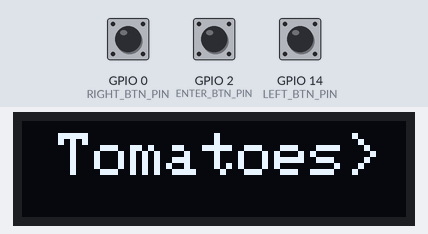
Recording of a sketch running on a simulated ESP8266 (NodeMCU). Parts: 128×32 one-colour display. Inputs (shaded band) come from the test bench; at power-on: GPIO 2 (ENTER_BTN_PIN) HIGH, GPIO 0 (RIGHT_BTN_PIN) HIGH, GPIO 14 (LEFT_BTN_PIN) HIGH. WiFi joins after 1.5 s; servers stay silent unless stated; no MQTT or app messages arrive unless stated; what the sketch prints to the serial monitor is not drawn.

Above: at 3.3 s.
3.4 s: GPIO 2 (ENTER_BTN_PIN) pulled LOW for 1 s
At 4.9 s:
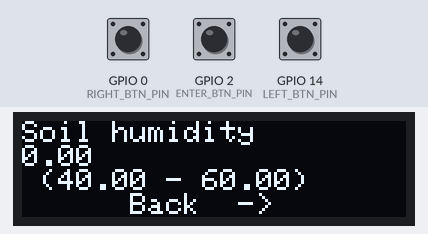
5.0 s: GPIO 0 (RIGHT_BTN_PIN) pulled LOW for 0.15 s
At 6.0 s:
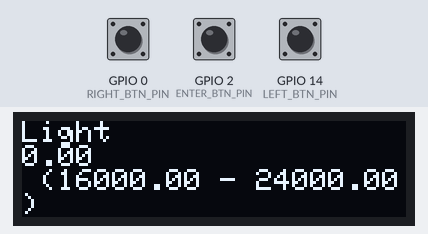
7.0 s: GPIO 0 (RIGHT_BTN_PIN) pulled LOW for 1 s
At 9.2 s:
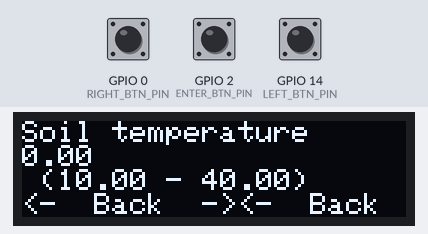
9.5 s: GPIO 14 (LEFT_BTN_PIN) pulled LOW for 0.15 s
At 11.2 s:
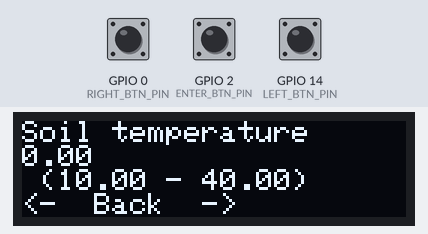
11.5 s: GPIO 2 (ENTER_BTN_PIN) pulled LOW for 0.15 s
At 12.19 s:
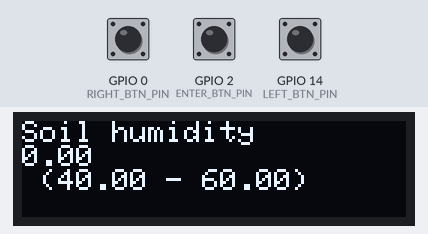
Timing chart, 0 to 14.5 s (numbered marks = the images above; inputs shaded):
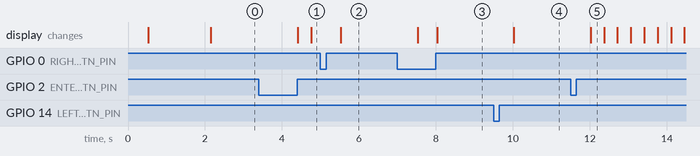

Measured:
- after the input at 3.4 s, the display: first changes after 1.0 s (image 1 shows a later state)
- after the input at 5.0 s, the display: changes after 0.53 s (image 2)
- after the input at 7.0 s, the display: first changes after 0.53 s (image 3 shows a later state)
- after the input at 9.5 s, the display: changes after 0.52 s (image 4)
- after the input at 11.5 s, the display: changes after 0.52 s (image 5)

The sketch:

Controller.ino
```cpp
/***************CONTROLLER.INO****************
 *      This is the system controller code   *
 *********************************************/

#include <ESP8266WiFi.h>  //to enable wifi connection
#include <ESP8266HTTPClient.h> //to enable HTTP client for API requests
#include <PubSubClient.h> //to enable MQTT communication
#include <Wire.h>
#include <Adafruit_GFX.h>
#include <Adafruit_SSD1306.h>
#include <TimeLib.h>
#include <WiFiUdp.h>
#include <LinkedList.h>
#define ARDUINOJSON_DECODE_UNICODE 1
#include <ArduinoJson.h> //to enable coding/decoding JSON documents

#include "config.h" //application configuration lives here
#include "credentials.h" //network and API credentials live here


//Internal state variables
unsigned int localPort = 8888;  // local port to listen for UDP packets
char mac[18]; //A MAC address is a 'truly' unique ID for each device, lets use that as our 'truly' unique user ID!!!
int operationMode; //0 - setup, 1 - operation
bool leftPressed, rightPressed, enterPressed; //pushbutton states
int cursorPosition; //indicates which menu option or screen is selected
int screenPosition; //indicates which operation screen is shown on oled display
LinkedList<Plant> *plants = new LinkedList<Plant>; //"database" of plants
float currentHum,  currentTemp; //current value of soil moisture and temperature measurement
float currentLum, intLum; //current and integrated values of lumenosity
long prevLumT, prevHumT, prevTempT; //the timestamp of the previous lumenosity and soil moisture measurement
long checkWateringTimer; //timer set when we start watering process
bool isWateringPostponed; //set to true if we postpone watering due to forecast
const int NTP_PACKET_SIZE = 48; // NTP time is in the first 48 bytes of message
byte packetBuffer[NTP_PACKET_SIZE]; //buffer to hold incoming & outgoing packets


//hardware configuration
const int LEFT_BTN_PIN = 14;
const int RIGHT_BTN_PIN = 0;
const int ENTER_BTN_PIN = 2;
const int LED_RED_PIN = 15;
const int LED_GREEN_PIN = 13;
const int LED_BLUE_PIN = 12;
#define OLED_RESET     -1 // Reset pin # (or -1 if sharing Arduino reset pin)
#define SCREEN_WIDTH 128 // OLED display width, in pixels
#define SCREEN_HEIGHT 32 // OLED display height, in pixels

WiFiUDP Udp;
WiFiClient espClient;             //espClient
PubSubClient mqtt(espClient);     //tie PubSub (mqtt) client to WiFi client
Adafruit_SSD1306 display(SCREEN_WIDTH, SCREEN_HEIGHT, &Wire, OLED_RESET); //define display object

//function declarations
time_t getNtpTime(); //gets network time
void sendNTPpacket(IPAddress &address); //utility function to get time
void setupMode(); //hub operation is setup mode
void mainMode(); //hub operation in the main mode
void mqtt_reconnect(); //maintains connection to mqtt server
void setupSerial(); //sets up serial port operation
void setupWifi(); // sets up wifi connection
void setupMQTT(); //sets up MQTT server connection
void setupDisplay (); //initializes OLED display
void displayPlant (String name, bool first, bool last); //renders setup menu (plant name and arrows)
void populatePlantData(); //utility function used to populate the list of plants in leu of the database
Plant generatePlant(String name, float hmin, float hmax, float tmin, float tmax, float lmin, float lmax); //generates single plant record
void setupButtons(int left, int right, int enter); //sets up hardware for pin buttons
void monitorButtons(); //surveys button state and populates internal state variables
void callback(char* topic, byte* payload, unsigned int length); //mqtt feeds callback

void setup() {
  //initialize internal states
  checkWateringTimer=0;
  operationMode = 0;
  cursorPosition=0;
  isWateringPostponed = false;

  //setup application components
  setupSerial();
  setupButtons(LEFT_BTN_PIN, RIGHT_BTN_PIN, ENTER_BTN_PIN);
  setupDisplay();
  setupWifi();
  setupTime();
  setupMQTT();

  //populate plants database
  populatePlantData();

  //only after that show something on the screen
  displayPlant(plants->get(cursorPosition).name,(cursorPosition==0),(plants->size()==cursorPosition+1));
}

void loop() {
  //maintain mqtt connection
  if (!mqtt.connected()) {
    mqtt_reconnect();
  }
  mqtt.loop();

  //proceed to operation function based on operation mode
  if (operationMode==0) {
    //we are in setup mode
    setupMode();
  } else {
    //we are in operation mode
    mainMode();
  }

}


/* ---------------SETUP FUNCTIONS--------------*/
void setupTime() {
  Udp.begin(localPort);
  setSyncProvider(getNtpTime);
  setSyncInterval(300);
}

void setupMQTT() {
  mqtt.setServer(mqtt_server, 1883);
  mqtt.setCallback(callback);
  mqtt_reconnect();
  Serial.println("Listening to MQTT Feeds");
}

void setupSerial() {
  Serial.begin(115200);
  delay(500);
  Serial.println();
  Serial.print("This board is running: ");
  Serial.println(F(__FILE__));
  Serial.print("Compiled: ");
  Serial.println(F(__DATE__ " " __TIME__));
}

void setupWifi() {
  delay(10);
  // We start by connecting to a WiFi network
  Serial.println();
  Serial.print("Connecting to ");
  Serial.println(wifi_ssid);
  WiFi.begin(wifi_ssid, wifi_password);
  while (WiFi.status() != WL_CONNECTED) {
    delay(500);
    Serial.print(".");
  }
  Serial.println("");
  Serial.println("WiFi connected.");  //get the unique MAC address to use as MQTT client ID, a 'truly' unique ID.
  Serial.println(WiFi.macAddress());  //.macAddress() returns a byte array 6 bytes representing the MAC address
  String temp = WiFi.macAddress();
  temp.toCharArray(mac, 18); //use full mac address, so that it is truly unique
}

void setupDisplay () {
  if(!display.begin(SSD1306_SWITCHCAPVCC, 0x3C)) { // Address 0x3C for 128x32
      Serial.println(F("SSD1306 allocation failed"));
      for(;;); // Don't proceed, loop forever
    }
    display.clearDisplay();  //clear display buffer
    display.setTextSize(1);      // Set text size
    display.setTextColor(SSD1306_WHITE); // Draw white text
    Serial.println("Display is on");
}

void setupButtons(int left, int right, int enter) {
  pinMode(left, INPUT_PULLUP);
  pinMode(right, INPUT_PULLUP);
  pinMode(enter, INPUT_PULLUP);
}


/* ---------END OF SETUP FUNCTIONS------------*/


/* ---------MAIN LOOP FUNCTIONS --------------*/
void setupMode() { //this function implements setup mode
  //user can select plants using arrow and "enter" buttons
  monitorButtons(); //check if any buttons were clicked
  if (enterPressed) { //user pressed "enter"
    operationMode=1; //switch to operation mode
    screenPosition=0;
    delay(500);
  } else {
    //if left or right were pressed, update cursor position and display new plant
    if (leftPressed && cursorPosition>0) {
     cursorPosition-=1;
     delay(500);
     //leftPressed = false;
    }
    if (rightPressed && cursorPosition+1<plants->size()) {
     cursorPosition+=1;
     delay(500);
    }
    displayPlant(plants->get(cursorPosition).name,(cursorPosition==0),(plants->size()==cursorPosition+1));
  }
}


void mainMode() { //this function implements main operation mode
  //user can switch between the screens showing different measured parameters using arrow keys
  //pressing "enter" will send the device back to setup mode
  monitorButtons(); //check if any buttons were pressed
  if (enterPressed) {
    Serial.println("Back to setup");
    operationMode=0;
  } else {
    if (leftPressed && screenPosition>0) {
     screenPosition-=1;
     //display next screen
     delay(500);
    }
    if (rightPressed && screenPosition<nScreens) {
     screenPosition+=1;
     delay(500);
     //display previous screen
    }
    displayScreen(screenPosition);

    //now let's see if we need to water the plant
    int currenthour = hour();
    if (now()-checkWateringTimer>60*MINUTES) { //if we haven't watered the plant recently
      if ((currenthour==wateringHours[0])||(currenthour==wateringHours[1])) { //and we are in 1 of 2 watering windows
        Serial.println("It is watering time");
        checkWateringTimer = now(); //reset watering block, so that we don't water within the same hour again
        if (willItRain() && !isWateringPostponed) {
          //forecast says it is going to rain
          //AND we havent postponed the watering during last watering window
          Serial.println("But it is going to rain soon, so we are going to wait");
          isWateringPostponed=true;
        } else {
          //we are about to water plants
          //either there is no rain forecasted
          //or we have postponed the watering before and we can't wait for rain anymore
          isWateringPostponed=false;

          //but let's check soil moisture first
          if (currentHum>plants->get(cursorPosition).soilHumidityMin) {
            //too wet
            Serial.println("Soil is too wet for watering");
          } else {
            //dry enough
            Serial.println("Let the water flow");
            //water plant for 20 minutes
            //TODO - Ideally there should be a closed loop where watering time is determined based on sensor readings
            // But it requires multiple sensors installed on different depths, as single sensor quite quickly reads "100%"
            // Something to think about in future
            waterPlant(20);
          }
        }
      } else {
         //this is not the best time to water the plants
          checkWateringTimer=0;
      }
    }

    //let's check light integration
    if ((currenthour==0)&&(minute()<3)) {
      //reset light integrator at midnight
      intLum=0;
    }

    //TODO - I also wanted to implement soil cooling procedure with short watering in case the soil temperature is too high
    //While it is feasibe, I haven't found any information about whether it is beneficial and safe for plants.
    //This feature remains in "to be researched" status
  }
}

/* --------- END MAIN LOOP FUNCTIONS --------------*/


/* ------- Misc functions for getting information into and out of the system ----- */
void monitorButtons() { //reads mutton states
  leftPressed = (digitalRead(LEFT_BTN_PIN)==LOW);
  rightPressed = (digitalRead(RIGHT_BTN_PIN)==LOW);
  enterPressed = (digitalRead(ENTER_BTN_PIN)==LOW);
}

void mqtt_reconnect() { //maintains mqtt connection
  while (!mqtt.connected()) {
    Serial.print("Attempting MQTT connection...");
    Serial.println(mac);
    Serial.println(controller_mqtt_user);
    Serial.println(mqtt_password);
    if (mqtt.connect(mac, controller_mqtt_user, mqtt_password)) {
      Serial.println("MQTT connected");
       mqtt.subscribe(humFeed);
        mqtt.subscribe(tempFeed);
        mqtt.subscribe(lightFeed);
    } else {
      Serial.print("failed, rc=");
      Serial.print(mqtt.state());
      Serial.println(" try again in 5 seconds");
      // Wait 5 seconds before retrying
      delay(5000);
    }
  }
}

bool willItRain() { //implements API call to obrain weather forecast
  //analyses weather forecast to determine whether it is going to rain or not

  HTTPClient theClient;  //creating http client
  bool precip;
  Serial.print("Obtaining weather information for ");
  Serial.println(location); //location is hard-coded in config.h as a city name
  theClient.begin("http://api.weatherstack.com/current?access_key="+(weather_key+("&query="+location))); //form the url using city name and weather API key
  int httpCode = theClient.GET(); //send GET request

  if (httpCode==200) { //if success
    //parse weather data
    String payload = theClient.getString();
    StaticJsonDocument<2048> doc; //allocate 2K for json document
    DeserializationError error = deserializeJson(doc, payload); //deserialize response payload as json
    if (error) {
        Serial.print("deserializeJson() failed with error code ");
        Serial.println(error.c_str());
        Serial.println(payload);
        return(false); //if something goes wrong, assume it will not rain = don't rely on weather forecast
      }
     int pp =doc["current"]["precip"].as<int>(); //all we need is precipitation probability
     return (pp>80);  //if above 80%, assume that it will rain

  } else {
    //something went wrong
    Serial.println("Unable to obtain weather information for "+location);
    Serial.print("Response code: ");
    Serial.println(httpCode);
    String payload = theClient.getString();
    Serial.println(payload);
    return(false); //if something goes wrong, assume it will not rain = don't rely on weather forecast
  }
}

void waterPlant(int duration) { //connects to irrigation controller over HTTP and executes watering program
    String programTemplate="doProgram=1&z1durHr=0&z1durMin="+String(duration)+"&z2durHr=0&z2durMin=0&z3durHr=0&z3durMin=0&z4durHr=0&z4durMin=0&z5durHr=0&z5durMin=0&z6durHr=0&z6durMin=0&z7durHr=0&z7durMin=0&z8durHr=0&z8durMin=0&z9durHr=0&z9durMin=0&runNow=1&pgmNum=4";
    HTTPClient theClient;  //creating http client
    Serial.print("Water is on for ");
    Serial.print(duration);
    Serial.println(" minutes");
    theClient.begin(irr_controller_url); //get the url of the watering program
    theClient.addHeader("Content-Type", "application/x-www-form-urlencoded"); //simulate form submit
    int httpCode = theClient.POST(programTemplate); //send POST request
    theClient.end(); //close connection
    if (httpCode==200) {
      Serial.println("....Sound of flowing water.....");
    } else {
      //something didn't work this time. Let's assume the watering was postponed
      //the system will try watering the plant during the next watering window
      isWateringPostponed=false;
    }
}

/* ------- End of misc functions for getting information into and out of the system ----- */

/* ----- Functions to render data on the display ----- */

void displayPlant (String name, bool first, bool last) { //Renders setup mode
  const int dispLine = 10; //the number of characters that will fit on the display
  int nameLen=name.length();
  if (nameLen>dispLine-2) {
    name.remove(dispLine-2);
  }
  int bar = dispLine-2-name.length(); //spacing between arrows and the plant name
  String result = String(dispLine);
  if (first) {
    result=" ";
  } else {
    result="<";
  }
  for (int i=0;i<bar/2;i++) {
    result+=" ";
  }
  result+=name;
  int resLen=result.length();
  for (int i=resLen; i<dispLine-1;i++) {
    result+=" ";
  }
  if (last) {
    result+=" ";
  } else {
    result+=">";
  }
  display.clearDisplay();
  display.setCursor(0,4);
  display.setTextSize(2);
  display.println(result);
  Serial.println(result);
  display.display();

}

void displayScreen(int pos) { //Renders main mode

  //Print main screen content
  switch (pos) {
    case 0: //first screen will display soil humidity
    display.setTextSize(1);
    display.setCursor(0,0);
    display.clearDisplay();
    display.println("Soil humidity");
    display.println(currentHum);
    display.print(" (");
    display.print(plants->get(cursorPosition).soilHumidityMin); //show acceptable range
    display.print(" - ");
    display.print(plants->get(cursorPosition).soilHumidityMax);
    display.println(")");
    display.display();
    break;

    case 1: //second screen displays how much light the plant gets
    display.setTextSize(1);
    display.setCursor(0,0);
    display.clearDisplay();
    display.println("Light");
    display.println(intLum);
    display.print(" (");
    display.print(plants->get(cursorPosition).sunMin); //show acceptable range
    display.print(" - ");
    display.print(plants->get(cursorPosition).sunMax);
    display.println(")");
    display.display();
    break;

    case 2: //third screen displays soil temperature
    display.setTextSize(1);
    display.setCursor(0,0);
    display.clearDisplay();
    display.println("Soil temperature");
    display.println(currentTemp);
    display.print(" (");
    display.print(plants->get(cursorPosition).soilTemperatureMin); //show acceptable range
    display.print(" - ");
    display.print(plants->get(cursorPosition).soilTemperatureMax);
    display.println(")");
    break;

    default:
    break;
  }
  if (pos!=0) {
    //display left arrow if not the first screen
    display.print("<-  ");
  } else {
    display.print("      ");
  }
  display.print("Back");
  if (pos!=nScreens) {
    //display right arrow if not the last screen
    display.print("  ->");
  } else {
    display.print("      ");
  }
  display.display();

}
/* ----- End of functions to render data on the display ----- */


/* ----- Functions to generate plant data -----*/
void populatePlantData() {
  //populate plant database with some data. This is pretty inaccurate
  //TODO in real life the values must be properly adjusted
  plants->add(generatePlant("Tomatoes", 40, 60, 10, 40, 8*2000, 12*2000)); //assuming full sun at 2000 lumens
  plants->add(generatePlant("Cucumbers", 30, 50, 10, 40, 6*2000, 8*2000));
  plants->add(generatePlant("Cacti", 10, 60, 5, 60, 8*2000, 24*2000));
  Serial.println("Plant data populated");
}

Plant generatePlant(String name, float hmin, float hmax, float tmin, float tmax, float lmin, float lmax) {
  Serial.print("Generating data for plant:");
  Serial.println(name);
  Plant thePlant;
  thePlant.name = name;
  thePlant.soilHumidityMin = hmin;
  thePlant.soilHumidityMax = hmax;
  thePlant.soilTemperatureMin = tmin;
  thePlant.soilTemperatureMax = tmax;
  thePlant.sunMin = lmin;
  thePlant.sunMax = lmax;
  return(thePlant);
}
/* -----End of functions to generate plant data -----*/


/* ----- Functions to work with time -----*/
time_t getNtpTime()
{
  IPAddress ntpServerIP; // NTP server's ip address

  while (Udp.parsePacket() > 0) ; // discard any previously received packets
  Serial.println("Transmit NTP Request");
  // get a random server from the pool
  WiFi.hostByName(ntpServerName, ntpServerIP);
  Serial.print(ntpServerName);
  Serial.print(": ");
  Serial.println(ntpServerIP);
  sendNTPpacket(ntpServerIP);
  uint32_t beginWait = millis();
  while (millis() - beginWait < 1500) {
    int size = Udp.parsePacket();
    if (size >= NTP_PACKET_SIZE) {
      Serial.println("Receive NTP Response");
      Udp.read(packetBuffer, NTP_PACKET_SIZE);  // read packet into the buffer
      unsigned long secsSince1900;
      // convert four bytes starting at location 40 to a long integer
      secsSince1900 =  (unsigned long)packetBuffer[40] << 24;
      secsSince1900 |= (unsigned long)packetBuffer[41] << 16;
      secsSince1900 |= (unsigned long)packetBuffer[42] << 8;
      secsSince1900 |= (unsigned long)packetBuffer[43];
      return secsSince1900 - 2208988800UL + timeZone * SECS_PER_HOUR;
    }
  }
  Serial.println("No NTP Response :-(");
  return 0; // return 0 if unable to get the time
}

// send an NTP request to the time server at the given address
void sendNTPpacket(IPAddress &address)
{
  // set all bytes in the buffer to 0
  memset(packetBuffer, 0, NTP_PACKET_SIZE);
  // Initialize values needed to form NTP request
  // (see URL above for details on the packets)
  packetBuffer[0] = 0b11100011;   // LI, Version, Mode
  packetBuffer[1] = 0;     // Stratum, or type of clock
  packetBuffer[2] = 6;     // Polling Interval
  packetBuffer[3] = 0xEC;  // Peer Clock Precision
  // 8 bytes of zero for Root Delay & Root Dispersion
  packetBuffer[12] = 49;
  packetBuffer[13] = 0x4E;
  packetBuffer[14] = 49;
  packetBuffer[15] = 52;
  // all NTP fields have been given values, now
  // you can send a packet requesting a timestamp:
  Udp.beginPacket(address, 123); //NTP requests are to port 123
  Udp.write(packetBuffer, NTP_PACKET_SIZE);
  Udp.endPacket();
}
/* ----- End of functions to work with time -----*/
```

Source omitted: callback.ino (1409 bytes), credentials.h (455 bytes), config.h (1569 bytes)
